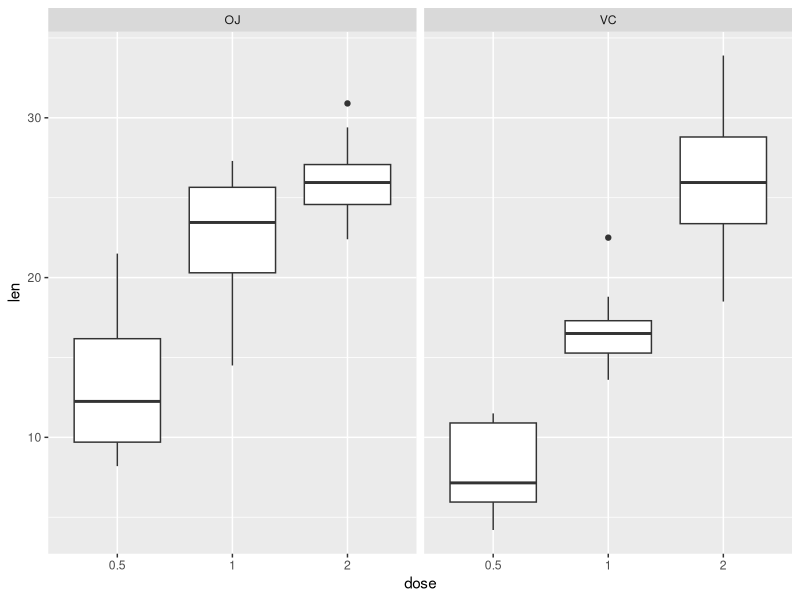

Source code (R): (Note: this script raises an error after producing the figure.)
## ---- chunk 1
knitr::opts_chunk$set(fig.height = 3, fig.width = 8, message = FALSE)
## ---- chunk 2
library(dplyr)
library(ggplot2)
## ---- chunk 3
df <- ToothGrowth
head(df)
## ---- chunk 4
num.NA.obs <- length(df[complete.cases(df) == FALSE,]$len)
## ---- chunk 5
#aggregate to see differences
ag.mean.df <- aggregate(.~supp+dose, df, mean)
ag.mean.df <- ag.mean.df %>%
        rename(mean.length = len)
ag.mean.df$mean <- round(ag.mean.df$mean, digits = 2)

ag.sd.df <- aggregate(.~supp+dose, df, sd)
ag.sd.df <- ag.sd.df %>%
        rename(sd.length = len)
ag.sd.df$sd <- round(ag.sd.df$sd, digits = 2)

ag.mean.sd <- inner_join(ag.mean.df,ag.sd.df)

ag.mean.sd <- ag.mean.sd[with(ag.mean.sd, order(supp, dose)),]
print(ag.mean.sd)
## ---- chunk 6
df$dose <- as.factor(df$dose)
a <- ggplot(df, aes(x=dose, y=len)) + geom_boxplot() +
        facet_grid(.~supp)
plot(a)
## ---- chunk 7
small.dose.len <- df %>%
        filter(len, dose == 0.5) 
med.dose.len <- df %>%
        filter(len, dose == 1) 
high.dose.len <- df %>%
        filter(len, dose == 2) 

OJ.small.len <- small.dose.len %>%
        filter(len, supp == "OJ")
VC.small.len <- small.dose.len %>%
        filter(len, supp == "VC")
OJ.med.len <- med.dose.len %>%
        filter(len, supp == "OJ")
VC.med.len <- med.dose.len %>%
        filter(len, supp == "VC")
OJ.high.len <- high.dose.len %>%
        filter(len, supp == "OJ")
VC.high.len <- high.dose.len %>%
        filter(len, supp == "VC")
## ---- chunk 8
#OJ 0.5 vs VC 0.5
t.test(len ~ supp, data = rbind(OJ.small.len, VC.small.len))
#OJ 1 vs VC 1
t.test(len ~ supp, data = rbind(OJ.med.len, VC.med.len))
#OJ 2 vs VC 2
t.test(len ~ supp, data = rbind(OJ.high.len, VC.high.len))
## ---- chunk 9
#OJ 0.5 vs OJ 0.1
t.test(len ~ dose, data = rbind(OJ.small.len, OJ.med.len))
#OJ 1 vs OJ 2
t.test(len ~ dose, data = rbind(OJ.med.len, OJ.high.len))
#OJ 0.5 vs OJ 2
t.test(len ~ dose, data = rbind(OJ.small.len, OJ.high.len))
#VC 0.5 vs VC 0.1
t.test(len ~ dose, data = rbind(VC.small.len, VC.med.len))
#VC 1 vs VC 2
t.test(len ~ dose, data = rbind(VC.med.len, VC.high.len))
#VC 0.5 vs VC 2
t.test(len ~ dose, data = rbind(VC.small.len, VC.high.len))
